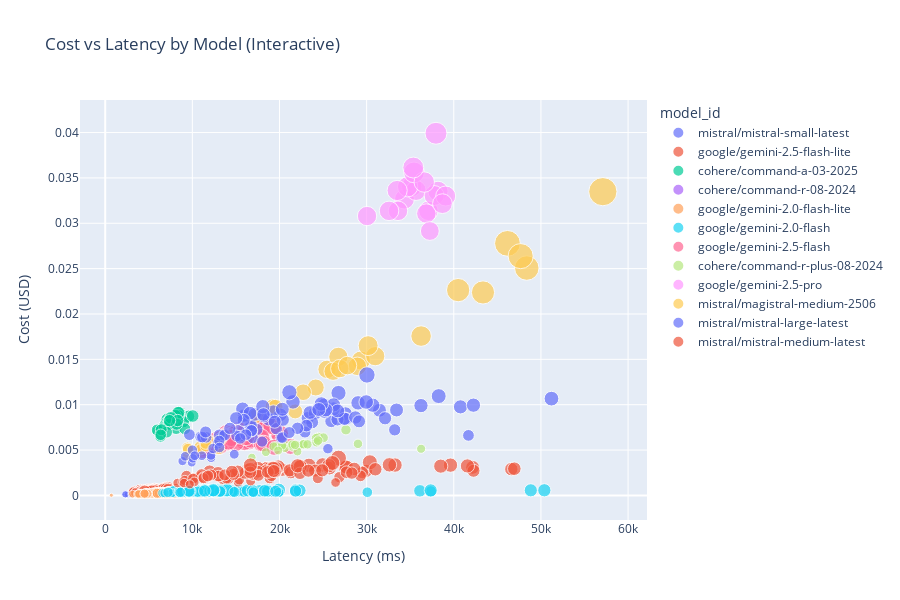

Notebook source saved alongside this figure:
### Code cell
# Cost vs Latency Scatter

df_plot = df_success.copy()
df_plot = df_plot[df_plot['cost_usd'].notna()] if df_plot['cost_usd'].notna().any() else df_plot

if len(df_plot) > 0 and df_plot['cost_usd'].notna().any():
    # Static seaborn plot
    plt.figure(figsize=(12, 8))
    sns.scatterplot(
        data=df_plot,
        x='latency_ms',
        y='cost_usd',
        hue='model_id',
        size='total_tokens',
        sizes=(50, 500),
        alpha=0.6
    )
    plt.title("Cost vs Latency by Model", fontsize=14, fontweight='bold')
    plt.xlabel("Latency (ms)", fontsize=12)
    plt.ylabel("Cost (USD)", fontsize=12)
    plt.legend(title='Model', bbox_to_anchor=(1.05, 1), loc='upper left')
    plt.tight_layout()
    plt.show()
    
    # Interactive plotly version (if available)
    fig = px.scatter(
        df_plot,
        x='latency_ms',
        y='cost_usd',
        color='model_id',
        size='total_tokens',
        hover_data=['prompt_id', 'provider', 'input_tokens', 'output_tokens'],
        title="Cost vs Latency by Model (Interactive)",
        labels={'latency_ms': 'Latency (ms)', 'cost_usd': 'Cost (USD)'}
    )
    fig.update_layout(height=600)
    fig.show()
else:
    print("No cost data available for scatter plot.")
